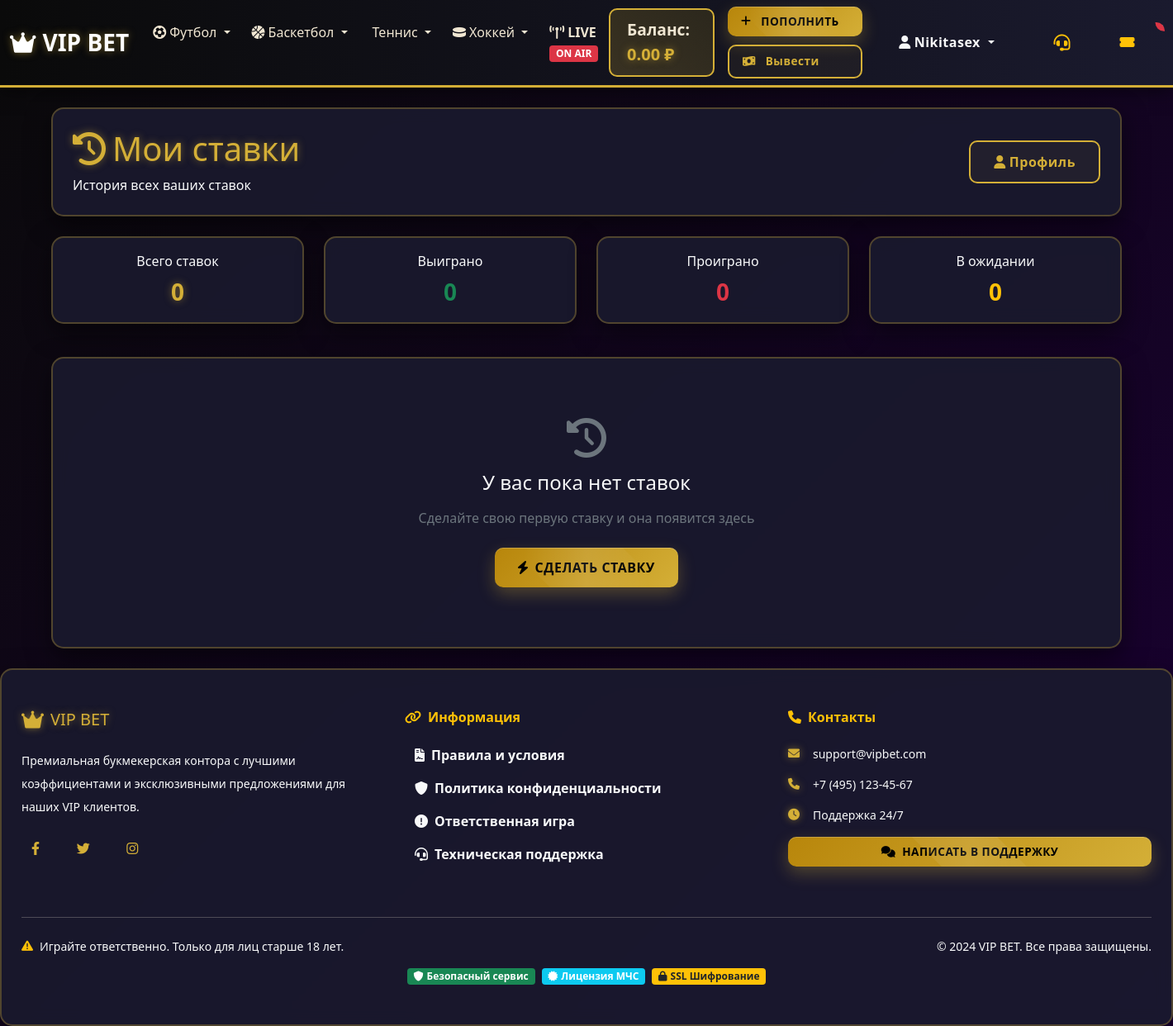
The app's page /users/bets/ (signed in) with its own data.
### matches/models.py (models this page shows, shortened)
class Sport(models.Model):
    SPORT_CHOICES = [
        ('football', '⚽ Футбол'),
        ('basketball', '🏀 Баскетбол'),
        ('tennis', '🎾 Теннис'),
        ('hockey', '🏒 Хоккей'),
        ('boxing', '🥊 Бокс'),
        ('esports', '🎮 Киберспорт'),
        ('volleyball', '🏐 Волейбол'),
        ('baseball', '⚾ Бейсбол'),
    ]
    name = models.CharField(max_length=100, verbose_name='Название')
    slug = models.SlugField(unique=True, verbose_name='URL')
    icon = models.CharField(max_length=50, default='fas fa-trophy', verbose_name='Иконка')
    order = models.IntegerField(default=0, verbose_name='Порядок')
    is_active = models.BooleanField(default=True, verbose_name='Активен')
    class Meta:
        verbose_name = 'Вид спорта'
        verbose_name_plural = 'Виды спорта'
        ordering = ['order', 'name']

### users/models.py (models this page shows, shortened)
class CustomUser(AbstractUser):
    phone = models.CharField(max_length=20, blank=True, verbose_name='Телефон')
    birth_date = models.DateField(null=True, blank=True, verbose_name='Дата рождения')
    balance = models.DecimalField(max_digits=15, decimal_places=2, default=0.00, verbose_name='Баланс')
    is_verified = models.BooleanField(default=False, verbose_name='Верифицирован')
    created_at = models.DateTimeField(auto_now_add=True, verbose_name='Дата регистрации')
    updated_at = models.DateTimeField(auto_now=True, verbose_name='Дата обновления')
    class Meta:
        verbose_name = 'Пользователь'
        verbose_name_plural = 'Пользователи'
        ordering = ['-date_joined']

### users/views.py (the view)
# urls.py: path('bets/', views.user_bets, name='user_bets'),
@login_required
@login_required
def user_bets(request):
    bets = Bet.objects.filter(user=request.user).order_by('-created_at')
    total_bets = bets.count()
    won_bets = bets.filter(status='won').count()
    lost_bets = bets.filter(status='lost').count()
    pending_bets = bets.filter(status='pending').count()
    context = {
        'bets': bets,
        'total_bets': total_bets,
        'won_bets': won_bets,
        'lost_bets': lost_bets,
        'pending_bets': pending_bets,
        'title': 'Мои ставки',
    }
    return render(request, 'users/bets_history.html', context)

### core/context_processors.py (called while the page is built)
def sports_menu(request):
    sports = Sport.objects.filter(is_active=True)
    return {'sports_menu': sports}

def user_balance(request):
    if request.user.is_authenticated:
        return {'user_balance': request.user.balance}
    return {'user_balance': 0}

### templates/users/bets_history.html (shortened to what this page needs)
{% extends 'base.html' %}
{% block content %}
<div class="container">
    <div class="row">
        <div class="col-12">
            <div class="luxury-card p-4 mb-4">
                <div class="d-flex justify-content-between align-items-center">
                    <div>
                        <h1 class="gold-text mb-2">
                            <i class="fas fa-history me-2"></i>Мои ставки
                        </h1>
                        <p class="text-light mb-0">История всех ваших ставок</p>
                    </div>
                    <div>
                        <a href="{% url 'users:profile' %}" class="btn btn-outline-gold">
                            <i class="fas fa-user me-1"></i>Профиль
                        </a>
                    </div>
                </div>
            </div>
            <div class="row mb-4">
                <div class="col-md-3 mb-3">
                    <div class="luxury-card p-3 text-center">
                        <div class="text-light mb-1">Всего ставок</div>
                        <div class="fs-3 fw-bold gold-text">{{ total_bets }}</div>
                    </div>
                </div>
                <div class="col-md-3 mb-3">
                    <div class="luxury-card p-3 text-center">
                        <div class="text-light mb-1">Выиграно</div>
                        <div class="fs-3 fw-bold text-success">{{ won_bets }}</div>
                    </div>
                </div>
                <div class="col-md-3 mb-3">
                    <div class="luxury-card p-3 text-center">
                        <div class="text-light mb-1">Проиграно</div>
                        <div class="fs-3 fw-bold text-danger">{{ lost_bets }}</div>
                    </div>
                </div>
                <div class="col-md-3 mb-3">
                    <div class="luxury-card p-3 text-center">
                        <div class="text-light mb-1">В ожидании</div>
                        <div class="fs-3 fw-bold text-warning">{{ pending_bets }}</div>
                    </div>
                </div>
            </div>
            <div class="luxury-card p-4">
                {% if bets %}
                <div class="table-responsive">
                    <table class="table table-dark table-hover">
                        <thead>
                            <tr>
                                <th>Дата</th>
                                <th>Матч</th>
                                <th>Тип ставки</th>
                                <th class="text-center">Сумма</th>
                                <th class="text-center">Коэф.</th>
                                <th class="text-center">Выигрыш</th>
                                <th class="text-center">Статус</th>
                                <th class="text-center">Действия</th>
                            </tr>
                        </thead>
                        <tbody>
                            {% for bet in bets %}
                            <tr class="bet-row" data-status="{{ bet.status }}">
                                <td>
                                    <div>{{ bet.created_at|date:"d.m.Y" }}</div>
                                    <small class="text-muted">{{ bet.created_at|time:"H:i" }}</small>
                                </td>
                                <td>
                                    <div class="fw-bold">{{ bet.match.team1 }} vs {{ bet.match.team2 }}</div>
                                    <small class="text-muted">{{ bet.match.league }}</small>
                                </td>
                                <td>
                                    <span class="badge bg-secondary">
                                        {{ bet.get_bet_type_display }}
                                    </span>
                                </td>
                                <td class="text-center">
                                    <span class="fw-bold">{{ bet.amount }} ₽</span>
                                </td>
                                <td class="text-center">
                                    <span class="badge bg-warning text-dark">{{ bet.coefficient }}</span>
                                </td>
                                <td class="text-center">
                                    {% if bet.status == 'won' and bet.result_amount %}
                                    <span class="fw-bold text-success">{{ bet.result_amount }} ₽</span>
                                    {% elif bet.status == 'pending' %}
                                    <span class="text-warning">{{ bet.potential_win }} ₽</span>
                                    {% else %}
                                    <span class="text-muted">-</span>
                                    {% endif %}
                                </td>
                                <td class="text-center">
                                    {% if bet.status == 'pending' %}
                                    <span class="badge bg-warning">В ожидании</span>
                                    {% elif bet.status == 'won' %}
                                    <span class="badge bg-success">Выиграна</span>
                                    {% elif bet.status == 'lost' %}
                                    <span class="badge bg-danger">Проиграна</span>
                                    {% else %}
                                    <span class="badge bg-secondary">{{ bet.get_status_display }}</span>
                                    {% endif %}
                                </td>
                                <td class="text-center">
                                    <a href="{% url 'matches:match_detail' bet.match.id %}"
                                       class="btn btn-sm btn-outline-gold">
                                        <i class="fas fa-eye"></i>
                                    </a>
                                </td>
                            </tr>
                            {% endfor %}
                        </tbody>
                    </table>
                </div>
                {% else %}
                <div class="text-center py-5">
                    <i class="fas fa-history fa-3x text-muted mb-3"></i>
                    <h4 class="text-light mb-3">У вас пока нет ставок</h4>
                    <p class="text-muted mb-4">Сделайте свою первую ставку и она появится здесь</p>
                    <a href="{% url 'matches:match_list' %}" class="btn btn-gold">
                        <i class="fas fa-bolt me-2"></i>Сделать ставку
                    </a>
                </div>
                {% endif %}
            </div>
        </div>
    </div>
</div>
{% endblock %}

### templates/core/header.html (shortened to what this page needs)
<header class="navbar-luxury">
    <nav class="navbar navbar-expand-lg navbar-dark">
        <div class="container-fluid">
            <a class="navbar-brand gold-text fw-bold fs-3" href="{% url 'core:home' %}">
                <i class="fas fa-crown me-2"></i>VIP BET
            </a>
            <div class="collapse navbar-collapse" id="navbarMain">
                <ul class="navbar-nav me-auto">
                    {% for sport in sports_menu %}
                    <li class="nav-item dropdown">
                        <a class="nav-link nav-link-luxury dropdown-toggle" href="#" role="button"
                           data-bs-toggle="dropdown" aria-expanded="false">
                            <i class="fas fa-{{ sport.icon }} me-1"></i>{{ sport.name }}
                        </a>
                    </li>
                    {% endfor %}
                    <li class="nav-item">
                        <a class="nav-link nav-link-luxury text-danger fw-bold" href="{% url 'core:live_matches' %}">
                            <i class="fas fa-broadcast-tower me-1"></i>LIVE
                            <span class="badge bg-danger blink">ON AIR</span>
                        </a>
                    </li>
                </ul>
                <div class="d-flex align-items-center">
                    {% if user.is_authenticated %}
                    <div class="balance-display me-3">
                        <span class="me-2">Баланс:</span>
                        <span class="gold-text fw-bold fs-5 user-balance">{{ user.balance|default:"0.00" }} ₽</span>
                    </div>
                    <div class="btn-group-luxury me-3">
                        <a href="{% url 'payments:deposit' %}" class="btn btn-gold btn-sm d-flex align-items-center">
                            <i class="fas fa-plus"></i><span class="ms-1">Пополнить</span>
                        </a>
                        <a href="{% url 'payments:withdraw' %}" class="btn btn-outline-gold btn-sm d-flex align-items-center">
                            <i class="fas fa-money-bill-wave"></i><span class="ms-1">Вывести</span>
                        </a>
                    </div>
<div class="dropdown">
    <button class="btn btn-outline-light dropdown-toggle" type="button"
            data-bs-toggle="dropdown" aria-expanded="false">
        <i class="fas fa-user me-1"></i>{{ user.username }}
    </button>
</div>
                    {% endif %}
                    <a href="{% url 'core:support' %}" class="btn btn-link text-warning ms-3"
                       data-bs-toggle="tooltip" title="Техническая поддержка">
                        <i class="fas fa-headset fa-lg"></i>
                    </a>
                    {% if user.is_authenticated %}
                    <div class="dropdown ms-2">
                        <button class="btn btn-outline-warning position-relative"
                                data-bs-toggle="dropdown">
                            <i class="fas fa-ticket-alt"></i>
                            <span id="betSlipCount" class="position-absolute top-0 start-100 translate-middle badge rounded-pill bg-danger">
                            </span>
                        </button>
                    </div>
                    {% endif %}
                </div>
            </div>
        </div>
    </nav>
</header>

### static/css/style.css (style rules this page uses)
:root { --gold: #D4AF37; --dark-gold: #B8860B; --light-gold: #FFD700; --dark-bg: #0a0a0a; --darker-bg: #050505; --light-bg: #1a1a2e; --text-light: #f0e6d2; --text-dark: #333; --success: #28a745; --danger: #dc3545; --warning: #ffc107; --info: #17a2b8; }
body { background: linear-gradient(135deg, var(--dark-bg) 0%, var(--light-bg) 100%); color: var(--text-light); font-family: 'Segoe UI', Tahoma, Geneva, Verdana, sans-serif; min-height: 100vh; background-attachment: fixed; }
.luxury-card { background: rgba(26, 26, 46, 0.9); border: 2px solid rgba(212, 175, 55, 0.3); border-radius: 15px; box-shadow: 0 10px 30px rgba(0, 0, 0, 0.5); transition: all 0.3s ease; backdrop-filter: blur(10px); }
.gold-text { color: var(--gold); text-shadow: 0 0 10px rgba(212, 175, 55, 0.5); }
.btn { border-radius: 10px; font-weight: 600; padding: 12px 28px; transition: all 0.3s cubic-bezier(0.23, 1, 0.320, 1); letter-spacing: 0.5px; position: relative; overflow: hidden; border: none; }
.btn i { margin-right: 8px; }
.btn-gold { background: linear-gradient(135deg, var(--dark-gold) 0%, var(--gold) 50%, var(--light-gold) 100%); background-size: 200% 200%; color: #000; font-weight: bold; text-transform: uppercase; box-shadow: 0 8px 20px rgba(212, 175, 55, 0.3), inset 0 1px 0 rgba(255, 255, 255, 0.2); position: relative; }
.btn-gold::before { content: ''; position: absolute; top: -50%; left: -50%; width: 200%; height: 200%; background: linear-gradient(45deg, transparent 30%, rgba(255, 255, 255, 0.1) 50%, transparent 70%); transform: rotate(45deg); animation: buttonShine 3s infinite; }
.btn-outline-gold { border: 2px solid var(--gold); color: var(--gold); background: rgba(212, 175, 55, 0.05); font-weight: 600; position: relative; }
.btn-outline-gold::before { content: ''; position: absolute; top: 0; left: -100%; width: 100%; height: 100%; background: var(--gold); z-index: -1; transition: left 0.4s ease; }
.btn-sm { padding: 8px 16px; font-size: 0.85rem; }
.navbar-luxury { background: linear-gradient(90deg, var(--dark-bg) 0%, var(--light-bg) 100%); border-bottom: 3px solid var(--gold); box-shadow: 0 4px 20px rgba(0, 0, 0, 0.5); }
.nav-link-luxury { color: var(--text-light) !important; font-weight: 500; padding: 10px 20px; margin: 0 5px; border-radius: 5px; transition: all 0.3s; }
.balance-display { background: linear-gradient(45deg, rgba(212, 175, 55, 0.2), rgba(255, 215, 0, 0.1)); border: 2px solid var(--gold); border-radius: 10px; padding: 10px 20px; font-size: 1.2em; font-weight: bold; }

### static/css/luxury.css (style rules this page uses)
.bg-luxury { background: linear-gradient(135deg, #0a0a0a 0%, #1a0033 25%, #33001a 50%, #001a33 75%, #0a0a0a 100%); background-size: 400% 400%; animation: gradientBG 15s ease infinite; }
.btn-group-luxury { display: flex; gap: 12px; flex-wrap: wrap; align-items: center; }

### static/css/buttons.css (style rules this page uses)
:root { --transition-smooth: all 0.35s cubic-bezier(0.34, 1.56, 0.64, 1); --transition-fast: all 0.2s ease; }
.btn-gold { position: relative; overflow: hidden; }
.btn-gold::after { content: ''; position: absolute; top: 50%; left: 50%; width: 0; height: 0; border-radius: 50%; background: rgba(255, 255, 255, 0.2); transform: translate(-50%, -50%); transition: width 0.6s, height 0.6s; }
.btn-outline-gold { position: relative; }
.btn-outline-gold::before { content: ''; position: absolute; top: 0; left: 0; width: 100%; height: 100%; background: var(--gold); z-index: -1; opacity: 0; transition: opacity 0.3s ease; }
.btn-group-luxury { display: flex; gap: 10px; flex-wrap: wrap; }
.btn-group-luxury .btn { flex: 1; min-width: 120px; }
.btn i { display: inline-block; transition: var(--transition-fast); }

### static/css/mobile.css (style rules this page uses)
html, body { -webkit-text-size-adjust: 100%; }

### records on screen
Sport: name "Футбол"
Sport: name "Баскетбол"
Sport: name "Теннис"
Sport: name "Хоккей"
CustomUser: balance "0.00", username "Nikitasex"

### other values on screen
{{ total_bets }} "0"
{{ won_bets }} "0"
{{ lost_bets }} "0"
{{ pending_bets }} "0"
